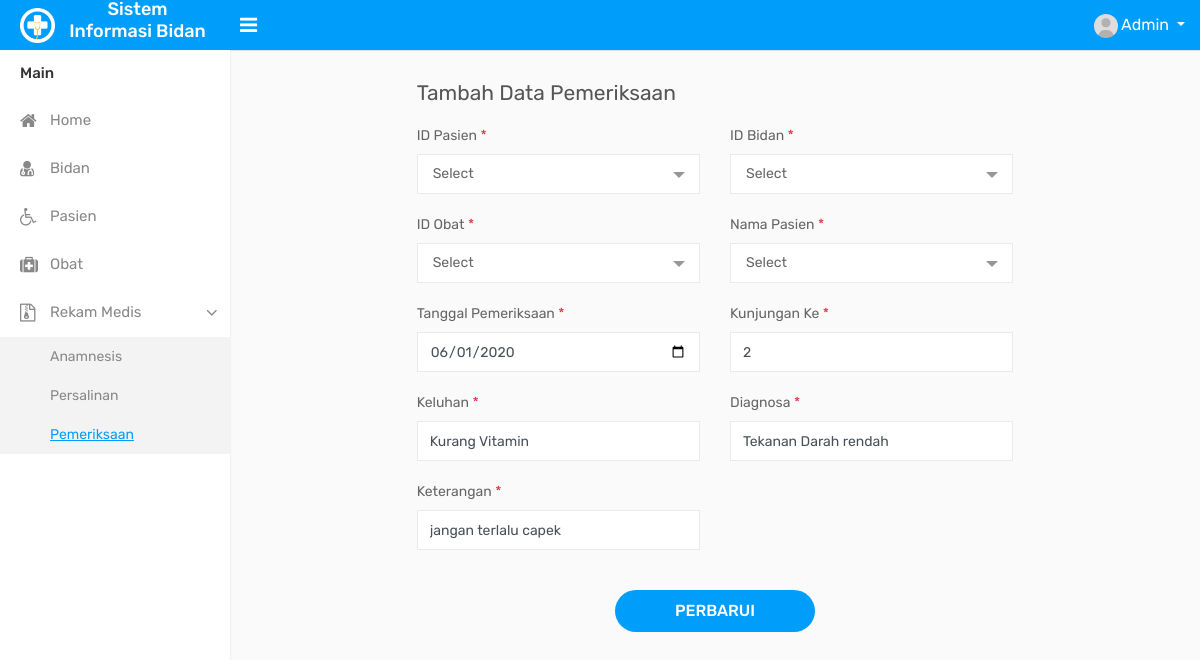
The page /edit-pemeriksaan.php?id_pemeriksaan=PMR002 (signed in) on the database its author committed.
### tables this page shows
CREATE TABLE `pemeriksaan` (
  `id_pemeriksaan` varchar(8) NOT NULL,
  `id_pasien` varchar(8) NOT NULL,
  `id_bidan` varchar(8) NOT NULL,
  `id_obat` varchar(8) NOT NULL,
  `nama_pasien` varchar(30) NOT NULL,
  `tanggal_periksa` varchar(10) NOT NULL,
  `kunjungan` varchar(2) NOT NULL,
  `keluhan` text NOT NULL,
  `diagnosa` varchar(25) NOT NULL,
  `keterangan` varchar(30) NOT NULL
);

### function.php (called while the page is built, shortened)
<?php
$conn = mysqli_connect("localhost", "root", "", "db_bidan");
function tampil($query) {
	global $conn;
	$result = mysqli_query($conn, $query);
	$rows = [];
	while($row = mysqli_fetch_assoc($result)){
		$rows[] = $row;
	}
	return $rows;
}
?>

### edit-pemeriksaan.php (the view, shortened to what this page needs)
<?php
    require 'function.php';
    $id_pemeriksaan = $_GET['id_pemeriksaan'];
    $mts = tampil("SELECT * FROM pemeriksaan WHERE id_pemeriksaan = '$id_pemeriksaan'")[0];
?>
<!DOCTYPE html>
<html>
<head>
    <link rel="stylesheet" type="text/css" href="assets/css/bootstrap.min.css">
    <link rel="stylesheet" type="text/css" href="assets/css/font-awesome.min.css">
    <link rel="stylesheet" type="text/css" href="assets/css/select2.min.css">
    <link rel="stylesheet" type="text/css" href="assets/css/bootstrap-datetimepicker.min.css">
    <link rel="stylesheet" type="text/css" href="assets/css/style.css">
    <link rel="stylesheet" type="text/css" href="dist/sweetalert2.css">
    <link rel="stylesheet" type="text/css" href="dist/sweetalert2.min.css">
</head>
<body>
    <div class="main-wrapper">
        <div class="header">
            <div class="header-left">
                <a href="index.php" class="logo">
                    <img src="assets/img/logo.png" width="35" height="35" alt=""> <span><h4>Sistem Informasi Bidan</h4></span>
                </a>
            </div>
            <a id="toggle_btn" href="javascript:void(0);"><i class="fa fa-bars"></i></a>
            <ul class="nav user-menu float-right">
                <li class="nav-item dropdown has-arrow">
                    <a href="#" class="dropdown-toggle nav-link user-link" data-toggle="dropdown">
                        <span class="user-img">
                            <img class="rounded-circle" src="assets/img/user.jpg" width="24" alt="Admin">
                        </span>
                        <span>Admin</span>
                    </a>
                </li>
            </ul>
        </div>
        <div class="sidebar" id="sidebar">
            <div class="sidebar-inner slimscroll">
                <div id="sidebar-menu" class="sidebar-menu">
                    <ul>
                        <li class="menu-title">Main</li>
                        <li>
                            <a href="index.php"><i class="fa fa-home"></i> <span>Home</span></a>
                        </li>
                        <li>
                            <a href="bidan.php"><i class="fa fa-user-md"></i> <span>Bidan</span></a>
                        </li>
                        <li>
                            <a href="pasien.php"><i class="fa fa-wheelchair"></i> <span>Pasien</span></a>
                        </li>
                        <li>
                            <a href="obat.php"><i class="fa fa-medkit"></i> <span>Obat</span></a>
                        </li>
                        <li class="submenu">
                            <a href="#"><i class="fa fa-file-archive-o"></i> <span> Rekam Medis </span> <span class="menu-arrow"></span></a>
                            <ul style="display: none;">
                                <li><a href="anamnesis.php">Anamnesis</a></li>
                                <li><a href="persalinan.php">Persalinan</a></li>
                                <li><a href="pemeriksaan.php"  class="active">Pemeriksaan</a></li>
                            </ul>
                        </li>
                    </ul>
                </div>
            </div>
        </div>
        <div class="page-wrapper">
            <div class="content">
                <div class="row">
                    <div class="col-lg-8 offset-lg-2">
                        <h4 class="page-title">Tambah Data Pemeriksaan</h4>
                    </div>
                </div>
                <header>
                <div class="row">
                    <div class="col-lg-8 offset-lg-2">
                        <form action="" method="post">
                            <div class="row">
                                <div class="col-md-6">
                                    <div class="form-group">
                                        <label>ID Pasien <span class="text-danger">*</span></label>
                                    </div>
                                </div>
                                <div class="col-md-6">
                                    <div class="form-group">
                                        <label>ID Bidan <span class="text-danger">*</span></label>
                                    </div>
                                </div>
                                <div class="col-md-6">
                                    <div class="form-group">
                                        <label>ID Obat <span class="text-danger">*</span></label>
                                    </div>
                                </div>
                                <div class="col-sm-6">
                                    <div class="form-group">
                                        <label>Nama Pasien <span class="text-danger">*</span></label>
                                    </div>
                                </div>
                                <div class="col-sm-6">
                                    <div class="form-group">
                                        <label>Tanggal Pemeriksaan <span class="text-danger">*</span></label>
                                        <div>
                                            <input type="date" name="tanggal_periksa" class="form-control"  value="<?= $mts['tanggal_periksa']; ?>">
                                        </div>
                                    </div>
                                </div>
                                <div class="col-sm-6">
                                    <div class="form-group">
                                        <label>Kunjungan Ke <span class="text-danger">*</span></label>
                                        <input class="form-control" type="text" name="kunjungan"  value="<?= $mts['kunjungan']; ?>">
                                    </div>
                                </div>
                                <div class="col-sm-6">
                                    <div class="form-group">
                                        <label>Keluhan <span class="text-danger">*</span></label>
                                        <input class="form-control" type="text" name="keluhan"  value="<?= $mts['keluhan']; ?>">
                                    </div>
                                </div>
                                <div class="col-sm-6">
                                    <div class="form-group">
                                        <label>Diagnosa <span class="text-danger">*</span></label>
                                        <input class="form-control" type="text" name="diagnosa"  value="<?= $mts['diagnosa']; ?>">
                                    </div>
                                </div>
                                <div class="col-sm-6">
                                    <div class="form-group">
                                        <label>Keterangan <span class="text-danger">*</span></label>
                                        <input type="text" class="form-control" name="keterangan"  value="<?= $mts['keterangan']; ?>">
                                    </div>
                                </div>
                            </div>
                            <div class="m-t-20 text-center">
                                <button type="submit" name="simpan" class="btn btn-primary submit-btn">Perbarui</button>
                            </div>
                        </form>
                    </div>
                </div>
                </header>
            </div>
        </div>
    </div>
</body>
</html>

### rows shown on the page
pemeriksaan: tanggal_periksa "06/01/2020", kunjungan "2", keluhan "Kurang Vitamin", diagnosa "Tekanan Darah rendah", keterangan "jangan terlalu capek"
